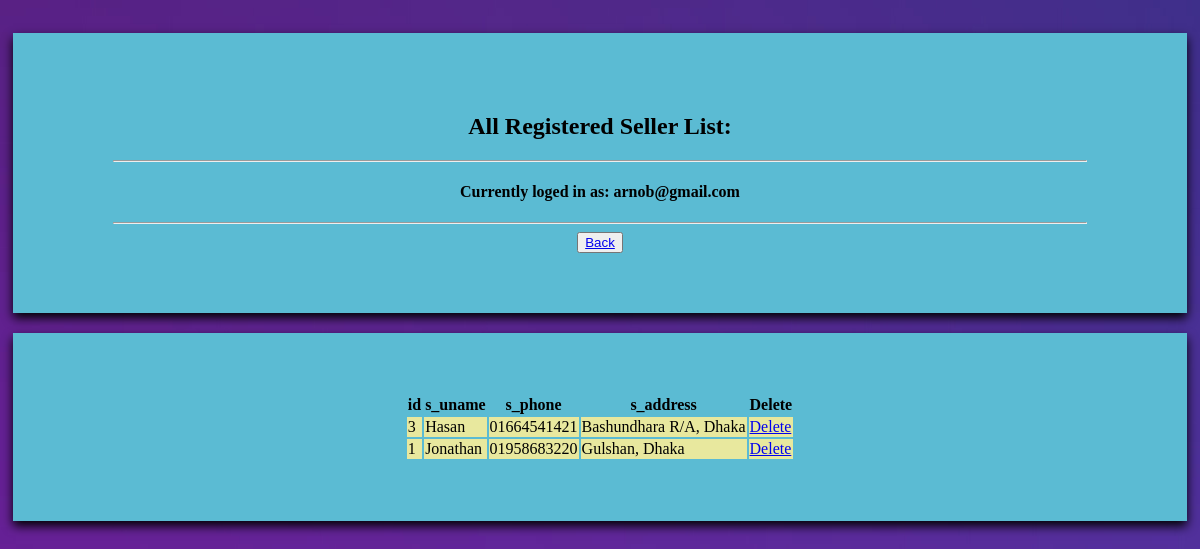
/Admin/view/admin_sellerlist.php (signed in), run on the app's committed database.
### tables this page shows
CREATE TABLE `seller_table` (
  `id` int(100) NOT NULL,
  `s_uname` varchar(100) NOT NULL,
  `up_product_name` varchar(100) NOT NULL,
  `up_product_price` int(100) NOT NULL,
  `s_phone` varchar(100) NOT NULL,
  `product_details` varchar(100) NOT NULL,
  `stock` varchar(20) NOT NULL,
  `s_address` varchar(250) NOT NULL
);

### Admin/model/admin_db.php (called while the page is built, shortened)
<?php
class db
{
function ShowAll($conn,$table)
{
    $result = $conn->query("SELECT * FROM  $table");
    return $result;
}
}
?>

### Admin/view/admin_sellerlist.php (the view, shortened to what this page needs)
<?php
include('../model/admin_db.php');
?>
<html>
<head>
<link rel="stylesheet" type="text/css" href="../css/admin_welcome_style.css">
</head>
<body background="../uploads/admin/admin_registration_background.jpg">
<form>
<h2><center>All Registered Seller List:</center></h2>
<hr size="2" width="100%">
<h4><center>Currently loged in as: <?php echo $_SESSION["email"];?></center></h4>
<hr size="2" width="100%">
<center><button><a href="../view/admin_showBuyerSeller.php">Back</a></button></center>
</form>
<form>
<center>
<?php
$connection = new db();
$conobj=$connection->openCon();
$userQuery=$connection->ShowAll($conobj,"seller_table");
if ($userQuery->num_rows > 0)
{
  echo "<table><tr><th>id</th><th>s_uname</th><th>s_phone</th><th>s_address</th><th>Delete</th></tr>";
  while($row = $userQuery->fetch_assoc())
  {
    echo "<tr><td>".$row["id"]."</td><td>".$row["s_uname"]."</td><td>".$row["s_phone"]."</td><td>".$row["s_address"]."</td><td><a href='admin_sellerlist.php?id=".$row['id']."' > Delete </a></td></tr>";
  }
    echo "</table>";
  }
  else
  {
    echo "No results found! :(";
  }
?>
</center>
</form>
</body>
</html>

### Admin/css/admin_welcome_style.css (style rules this page uses)
* { box-sizing: border-box; }
body { padding: 5px; }
body form { margin-top: 20px; }
form { background-color: rgb(91, 187, 211); padding: 60px 100px; box-shadow: 0px 5px 10px black; }
td { background-color: rgb(232, 232, 158); }

### data on the page
seller_table: id "3", s_uname "Hasan", s_phone "01664541421", s_address "Bashundhara R/A, Dhaka"
seller_table: id "1", s_uname "Jonathan", s_phone "01958683220", s_address "Gulshan, Dhaka"

### other printed values
$_SESSION["email"] "arnob@gmail.com"
